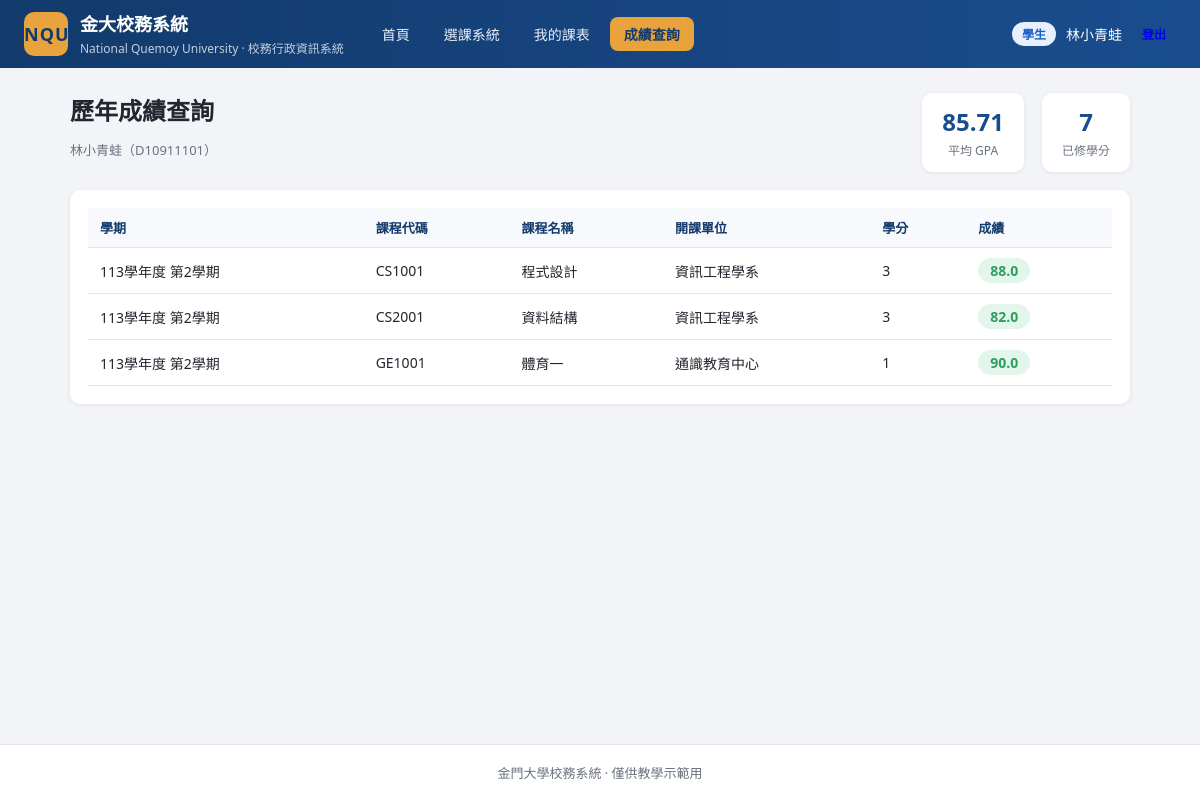
/student/grades (signed in), run on the app's committed database.
### tables this page shows
CREATE TABLE users (
        user_id    TEXT PRIMARY KEY,
        password   TEXT NOT NULL,
        name       TEXT NOT NULL,
        role       TEXT NOT NULL CHECK (role IN ('student','teacher','admin')),
        department TEXT
    );

CREATE TABLE enrollments (
        id         INTEGER PRIMARY KEY AUTOINCREMENT,
        student_id TEXT,
        course_id  TEXT,
        semester   TEXT,
        grade      REAL,
        UNIQUE (student_id, course_id, semester),
        FOREIGN KEY (student_id) REFERENCES users(user_id),
        FOREIGN KEY (course_id)  REFERENCES courses(course_id)
    );

CREATE TABLE courses (
        course_id  TEXT PRIMARY KEY,
        name       TEXT NOT NULL,
        department TEXT,
        credits    INTEGER DEFAULT 0,
        capacity   INTEGER DEFAULT 60,
        teacher_id TEXT,
        weekday    INTEGER DEFAULT 1,
        period     INTEGER DEFAULT 1,
        location   TEXT,
        UNIQUE (course_id, teacher_id),
        FOREIGN KEY (teacher_id) REFERENCES users(user_id)
    );

### app.py (the view)
@app.route("/student/grades")
@role_required("student")
def student_grades():
    db = get_db()
    uid = session["user_id"]
    grades = db.execute(
        """SELECT c.course_id, c.name, c.credits, c.department, e.grade, e.semester
           FROM enrollments e JOIN courses c ON c.course_id = e.course_id
           WHERE e.student_id = ? AND e.grade IS NOT NULL
           ORDER BY e.semester DESC""",
        (uid,),
    ).fetchall()
    gpa_report = compute_gpa(db, uid)
    return render_template(
        "student/grades.html",
        user=user_of(db, uid),
        grades=grades,
        gpa_report=gpa_report,
    )

### app.py (called while the page is built)
def get_db():
    if "db" not in g:
        g.db = sqlite3.connect(DB_PATH)
        g.db.row_factory = sqlite3.Row
        g.db.execute("PRAGMA foreign_keys = ON")
    return g.db

def role_required(*roles):
    def decorator(f):
        @wraps(f)
        def wrapper(*args, **kwargs):
            if "user_id" not in session:
                flash("請先登入", "warning")
                return redirect(url_for("login"))
            if session.get("role") not in roles:
                flash("沒有權限存取此頁面", "error")
                return redirect(url_for("index"))
            return f(*args, **kwargs)
        return wrapper
    return decorator

def user_of(db, uid):
    return db.execute("SELECT * FROM users WHERE user_id = ?", (uid,)).fetchone()

def compute_gpa(db, uid):
    rows = db.execute(
        """SELECT e.grade, c.credits FROM enrollments e
           JOIN courses c ON c.course_id = e.course_id
           WHERE e.student_id = ? AND e.grade IS NOT NULL""",
        (uid,),
    ).fetchall()
    if not rows:
        return {"gpa": 0.0, "count": 0}
    total = 0
    count = 0
    for r in rows:
        total += r["grade"] * r["credits"]
        count += r["credits"]
    return {"gpa": round(total / count, 2), "count": count}

### templates/student/grades.html (shortened to what this page needs)
{% extends "base.html" %}
{% block content %}
<div class="page-head">
  <div>
    <h2>歷年成績查詢</h2>
    <p class="muted">{{ user.name }}（{{ user.user_id }}）</p>
  </div>
  <div class="hero-stats">
    <div><strong>{{ '%.2f'|format(gpa_report.gpa) }}</strong><span>平均 GPA</span></div>
    <div><strong>{{ gpa_report.count }}</strong><span>已修學分</span></div>
  </div>
</div>
<div class="card">
  <table class="table">
    <thead>
      <tr><th>學期</th><th>課程代碼</th><th>課程名稱</th><th>開課單位</th><th>學分</th><th>成績</th></tr>
    </thead>
    <tbody>
    {% for g in grades %}
      <tr>
        <td>{{ g.semester }}</td>
        <td>{{ g.course_id }}</td>
        <td>{{ g.name }}</td>
        <td>{{ g.department }}</td>
        <td>{{ g.credits }}</td>
        <td>
          {% if g.grade is not none %}
            <span class="grade-chip {{ 'high' if g.grade >= 80 else ('mid' if g.grade >= 60 else 'low') }}">{{ g.grade }}</span>
          {% else %}<span class="empty">未評</span>{% endif %}
        </td>
      </tr>
    {% else %}
      <tr><td colspan="6" class="empty">尚無成績資料</td></tr>
    {% endfor %}
    </tbody>
  </table>
</div>
{% endblock %}

### templates/base.html (shortened to what this page needs)
<!DOCTYPE html>
<html lang="zh-Hant">
<head>
  <link rel="stylesheet" href="{{ url_for('static', filename='css/style.css') }}">
</head>
<body>
{% if session.get('user_id') %}
<header class="topbar">
  <div class="brand">
    <span class="logo">NQU</span>
    <div>
      <h1>金大校務系統</h1>
      <small>National Quemoy University · 校務行政資訊系統</small>
    </div>
  </div>
  <nav class="main-nav">
    {% set role = session.get('role') %}
    {% if role == 'student' %}
      <a href="{{ url_for('student_home') }}" class="{{ 'active' if request.path == '/student' }}">首頁</a>
      <a href="{{ url_for('student_courses') }}" class="{{ 'active' if request.path.startswith('/student/courses') }}">選課系統</a>
      <a href="{{ url_for('student_schedule') }}" class="{{ 'active' if request.path == '/student/schedule' }}">我的課表</a>
      <a href="{{ url_for('student_grades') }}" class="{{ 'active' if request.path == '/student/grades' }}">成績查詢</a>
    {% elif role == 'teacher' %}
      <a href="{{ url_for('teacher_home') }}" class="{{ 'active' if request.path == '/teacher' }}">我的課程</a>
    {% endif %}
  </nav>
  <div class="user-box">
    <span class="role-tag role-{{ role }}">{{ {'student':'學生','teacher':'教師','admin':'行政'}[role] }}</span>
    <span>{{ session.get('name') }}</span>
    <a class="btn btn-sm" href="{{ url_for('logout') }}">登出</a>
  </div>
</header>
{% endif %}
<main class="container">
  {% block content %}{% endblock %}
</main>
<footer class="footer">
  金門大學校務系統 · 僅供教學示範用
</footer>
</body>
</html>

### static/css/style.css (style rules this page uses)
:root { --primary: #1a4d8f; --primary-dark: #123a6b; --accent: #e8a33d; --danger: #d64545; --ok: #2e9e5b; --bg: #f2f4f8; --panel: #ffffff; --text: #22262e; --muted: #6b7280; --border: #e1e5ec; --radius: 10px; --shadow: 0 1px 4px rgba(17, 24, 39, 0.08); }
* { box-sizing: border-box; }
body { margin: 0; font-family: "Segoe UI", "Microsoft JhengHei", "PingFang TC", sans-serif; background: var(--bg); color: var(--text); min-height: 100vh; display: flex; flex-direction: column; }
.topbar { background: linear-gradient(90deg, var(--primary-dark), var(--primary)); color: #fff; display: flex; align-items: center; gap: 24px; padding: 10px 24px; flex-wrap: wrap; }
.topbar .brand { display: flex; align-items: center; gap: 12px; }
.topbar .logo { width: 44px; height: 44px; background: var(--accent); color: var(--primary-dark); font-weight: 800; border-radius: 10px; display: grid; place-items: center; font-size: 18px; letter-spacing: 1px; }
.topbar h1 { font-size: 18px; margin: 0; }
.topbar small { opacity: 0.75; font-size: 12px; }
.main-nav { display: flex; gap: 6px; flex-wrap: wrap; }
.main-nav a { color: #e6edf7; text-decoration: none; padding: 7px 14px; border-radius: 8px; font-size: 14px; }
.main-nav a.active { background: var(--accent); color: var(--primary-dark); font-weight: 600; }
.user-box { margin-left: auto; display: flex; align-items: center; gap: 10px; font-size: 14px; }
.container { width: 100%; max-width: 1100px; margin: 24px auto 40px; padding: 0 20px; flex: 1; }
.footer { text-align: center; padding: 18px; color: var(--muted); font-size: 13px; border-top: 1px solid var(--border); background: #fff; }
.page-head { display: flex; justify-content: space-between; align-items: center; margin-bottom: 18px; flex-wrap: wrap; gap: 10px; }
.page-head h2 { margin: 0 0 4px; }
.muted { color: var(--muted); font-size: 13px; }
.hero-stats { display: flex; gap: 18px; }
.hero-stats div { background: var(--panel); box-shadow: var(--shadow); border-radius: var(--radius); padding: 12px 20px; text-align: center; }
.hero-stats strong { display: block; font-size: 24px; color: var(--primary); }
.hero-stats span { color: var(--muted); font-size: 12px; }
.card { background: var(--panel); border-radius: var(--radius); box-shadow: var(--shadow); padding: 18px; margin-bottom: 20px; }
.table { width: 100%; border-collapse: collapse; font-size: 14px; }
.table th, .table td { padding: 10px 12px; text-align: left; border-bottom: 1px solid var(--border); vertical-align: middle; }
.table thead th { background: #f7f9fc; color: var(--primary-dark); font-size: 13px; white-space: nowrap; }
.btn { display: inline-block; border: none; cursor: pointer; border-radius: 8px; padding: 8px 14px; font-size: 13px; font-weight: 600; text-decoration: none; transition: filter 0.15s; }
.btn-sm { padding: 5px 10px; font-size: 12px; }
.role-tag { padding: 3px 10px; border-radius: 999px; font-size: 12px; font-weight: 600; }
.role-student { background: #e8f0fe; color: #1a5fc9; }
.grade-chip { display: inline-block; padding: 3px 12px; border-radius: 999px; font-weight: 700; }
.grade-chip.high { background: #e3f6ec; color: var(--ok); }

### data on the page
users: get "林小青蛙", name "林小青蛙", user_id "D10911101"
enrollments: semester "113學年度 第2學期", course_id "CS1001", name "程式設計", department "資訊工程學系", credits "3", grade "88.0"
enrollments: semester "113學年度 第2學期", course_id "CS2001", name "資料結構", department "資訊工程學系", credits "3", grade "82.0"
enrollments: semester "113學年度 第2學期", course_id "GE1001", name "體育一", department "通識教育中心", credits "1", grade "90.0"

### other printed values
{{ {'student':'學生','teacher':'教師','admin':'行政'}[role] }} "學生"
{{ '%.2f'|format(gpa_report.gpa) }} "85.71"
{{ gpa_report.count }} "7"
